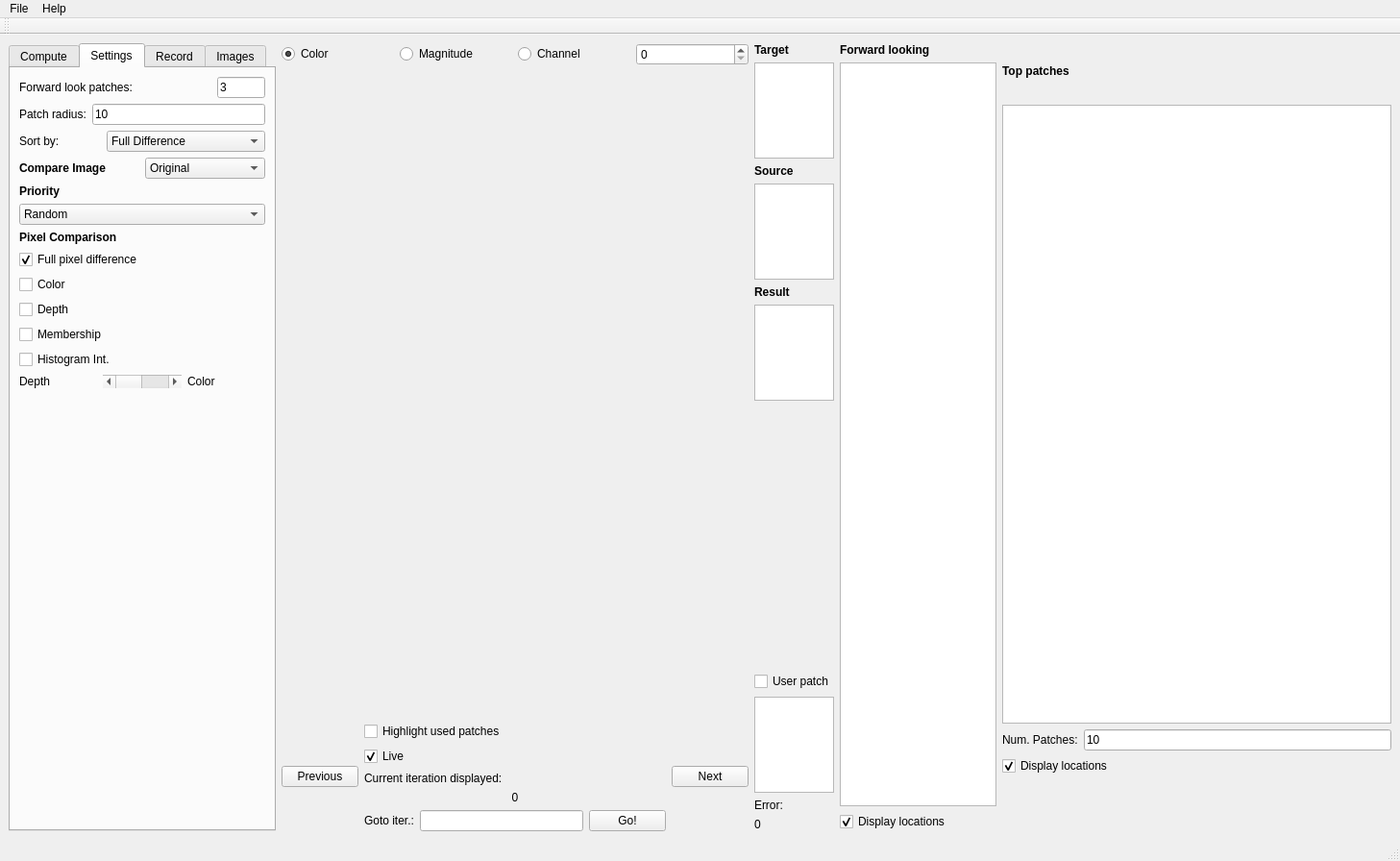
<?xml version="1.0" encoding="UTF-8"?>
<ui version="4.0">
 <class>PatchBasedInpaintingWidget</class>
 <widget class="QMainWindow" name="PatchBasedInpaintingWidget">
  <property name="geometry">
   <rect>
    <x>0</x>
    <y>0</y>
    <width>1457</width>
    <height>896</height>
   </rect>
  </property>
  <property name="sizePolicy">
   <sizepolicy hsizetype="Expanding" vsizetype="Expanding">
    <horstretch>0</horstretch>
    <verstretch>0</verstretch>
   </sizepolicy>
  </property>
  <property name="windowTitle">
   <string>Patch Based Inpainting</string>
  </property>
  <widget class="QWidget" name="centralwidget">
   <property name="sizePolicy">
    <sizepolicy hsizetype="Expanding" vsizetype="Expanding">
     <horstretch>0</horstretch>
     <verstretch>0</verstretch>
    </sizepolicy>
   </property>
   <layout class="QGridLayout" name="gridLayout">
    <item row="0" column="0">
     <layout class="QHBoxLayout" name="horizontalLayout" stretch="0,0,6,1,2,5">
      <item>
       <layout class="QVBoxLayout" name="verticalLayout"/>
      </item>
      <item>
       <widget class="QTabWidget" name="tabWidget">
        <property name="currentIndex">
         <number>1</number>
        </property>
        <widget class="QWidget" name="tabCompute">
         <attribute name="title">
          <string>Compute</string>
         </attribute>
         <layout class="QVBoxLayout" name="verticalLayout_9">
          <item>
           <layout class="QHBoxLayout" name="horizontalLayout_13">
            <item>
             <layout class="QVBoxLayout" name="verticalLayout_14">
              <item>
               <widget class="QPushButton" name="btnInitialize">
                <property name="text">
                 <string>Initialize</string>
                </property>
               </widget>
              </item>
              <item>
               <widget class="QPushButton" name="btnReset">
                <property name="enabled">
                 <bool>false</bool>
                </property>
                <property name="text">
                 <string>Reset</string>
                </property>
               </widget>
              </item>
             </layout>
            </item>
            <item>
             <layout class="QVBoxLayout" name="verticalLayout_13">
              <item>
               <widget class="QPushButton" name="btnStep">
                <property name="enabled">
                 <bool>false</bool>
                </property>
                <property name="text">
                 <string>Step</string>
                </property>
               </widget>
              </item>
              <item>
               <widget class="QPushButton" name="btnInpaint">
                <property name="enabled">
                 <bool>false</bool>
                </property>
                <property name="text">
                 <string>Inpaint</string>
                </property>
               </widget>
              </item>
             </layout>
            </item>
           </layout>
          </item>
          <item>
           <widget class="QProgressBar" name="progressBar">
            <property name="value">
             <number>24</number>
            </property>
           </widget>
          </item>
          <item>
           <widget class="QPushButton" name="btnStop">
            <property name="enabled">
             <bool>false</bool>
            </property>
            <property name="text">
             <string>Stop</string>
            </property>
           </widget>
          </item>
          <item>
           <layout class="QVBoxLayout" name="verticalLayout_5">
            <item>
             <widget class="QLabel" name="label_7">
              <property name="font">
               <font>
                <weight>75</weight>
                <bold>true</bold>
               </font>
              </property>
              <property name="text">
               <string>Display</string>
              </property>
             </widget>
            </item>
            <item>
             <widget class="QListView" name="listViewDisplay">
              <property name="enabled">
               <bool>false</bool>
              </property>
             </widget>
            </item>
           </layout>
          </item>
          <item>
           <spacer name="verticalSpacer_2">
            <property name="orientation">
             <enum>Qt::Vertical</enum>
            </property>
            <property name="sizeHint" stdset="0">
             <size>
              <width>20</width>
              <height>40</height>
             </size>
            </property>
           </spacer>
          </item>
         </layout>
        </widget>
        <widget class="QWidget" name="tabSettings">
         <attribute name="title">
          <string>Settings</string>
         </attribute>
         <layout class="QVBoxLayout" name="verticalLayout_10">
          <item>
           <layout class="QHBoxLayout" name="horizontalLayout_8">
            <item>
             <widget class="QLabel" name="label_5">
              <property name="text">
               <string>Forward look patches:</string>
              </property>
             </widget>
            </item>
            <item>
             <spacer name="horizontalSpacer">
              <property name="orientation">
               <enum>Qt::Horizontal</enum>
              </property>
              <property name="sizeHint" stdset="0">
               <size>
                <width>40</width>
                <height>20</height>
               </size>
              </property>
             </spacer>
            </item>
            <item>
             <widget class="QLineEdit" name="txtNumberOfForwardLook">
              <property name="sizePolicy">
               <sizepolicy hsizetype="Fixed" vsizetype="Fixed">
                <horstretch>0</horstretch>
                <verstretch>0</verstretch>
               </sizepolicy>
              </property>
              <property name="maximumSize">
               <size>
                <width>50</width>
                <height>16777215</height>
               </size>
              </property>
              <property name="text">
               <string>3</string>
              </property>
             </widget>
            </item>
           </layout>
          </item>
          <item>
           <layout class="QHBoxLayout" name="horizontalLayout_11">
            <item>
             <widget class="QLabel" name="label_6">
              <property name="text">
               <string>Patch radius:</string>
              </property>
             </widget>
            </item>
            <item>
             <widget class="QLineEdit" name="txtPatchRadius">
              <property name="text">
               <string>10</string>
              </property>
             </widget>
            </item>
           </layout>
          </item>
          <item>
           <layout class="QHBoxLayout" name="horizontalLayout_2">
            <item>
             <widget class="QLabel" name="label_13">
              <property name="font">
               <font>
                <weight>50</weight>
                <bold>false</bold>
               </font>
              </property>
              <property name="text">
               <string>Sort by:</string>
              </property>
             </widget>
            </item>
            <item>
             <widget class="QComboBox" name="cmbSortBy">
              <item>
               <property name="text">
                <string>Full Difference</string>
               </property>
              </item>
              <item>
               <property name="text">
                <string>Color Difference</string>
               </property>
              </item>
              <item>
               <property name="text">
                <string>Membership Difference</string>
               </property>
              </item>
              <item>
               <property name="text">
                <string>Histogram Intersection</string>
               </property>
              </item>
              <item>
               <property name="text">
                <string>Depth Difference</string>
               </property>
              </item>
              <item>
               <property name="text">
                <string>Depth + Color Difference</string>
               </property>
              </item>
             </widget>
            </item>
           </layout>
          </item>
          <item>
           <layout class="QHBoxLayout" name="horizontalLayout_12">
            <item>
             <widget class="QLabel" name="label_12">
              <property name="font">
               <font>
                <weight>75</weight>
                <bold>true</bold>
               </font>
              </property>
              <property name="text">
               <string>Compare Image</string>
              </property>
             </widget>
            </item>
            <item>
             <widget class="QComboBox" name="cmbCompareImage">
              <item>
               <property name="text">
                <string>Original</string>
               </property>
              </item>
             </widget>
            </item>
           </layout>
          </item>
          <item>
           <layout class="QVBoxLayout" name="verticalLayoutPriority">
            <item>
             <widget class="QLabel" name="label_20">
              <property name="font">
               <font>
                <weight>75</weight>
                <bold>true</bold>
               </font>
              </property>
              <property name="text">
               <string>Priority</string>
              </property>
             </widget>
            </item>
            <item>
             <widget class="QComboBox" name="cmbPriority">
              <item>
               <property name="text">
                <string>Random</string>
               </property>
              </item>
              <item>
               <property name="text">
                <string>Manual</string>
               </property>
              </item>
              <item>
               <property name="text">
                <string>OnionPeel</string>
               </property>
              </item>
              <item>
               <property name="text">
                <string>Depth</string>
               </property>
              </item>
              <item>
               <property name="text">
                <string>Criminisi</string>
               </property>
              </item>
             </widget>
            </item>
           </layout>
          </item>
          <item>
           <layout class="QVBoxLayout" name="verticalLayout_15">
            <item>
             <widget class="QLabel" name="label_16">
              <property name="font">
               <font>
                <weight>75</weight>
                <bold>true</bold>
               </font>
              </property>
              <property name="text">
               <string>Pixel Comparison</string>
              </property>
             </widget>
            </item>
            <item>
             <widget class="QCheckBox" name="chkCompareFull">
              <property name="text">
               <string>Full pixel difference</string>
              </property>
              <property name="checked">
               <bool>true</bool>
              </property>
             </widget>
            </item>
            <item>
             <widget class="QCheckBox" name="chkCompareColor">
              <property name="text">
               <string>Color</string>
              </property>
              <property name="checked">
               <bool>false</bool>
              </property>
             </widget>
            </item>
            <item>
             <widget class="QCheckBox" name="chkCompareDepth">
              <property name="text">
               <string>Depth</string>
              </property>
              <property name="checked">
               <bool>false</bool>
              </property>
             </widget>
            </item>
            <item>
             <widget class="QCheckBox" name="chkCompareMembership">
              <property name="text">
               <string>Membership</string>
              </property>
              <property name="checked">
               <bool>false</bool>
              </property>
             </widget>
            </item>
            <item>
             <widget class="QCheckBox" name="chkCompareHistogramIntersection">
              <property name="text">
               <string>Histogram Int.</string>
              </property>
              <property name="checked">
               <bool>false</bool>
              </property>
             </widget>
            </item>
            <item>
             <layout class="QHBoxLayout" name="horizontalLayout_16">
              <item>
               <widget class="QLabel" name="label_18">
                <property name="text">
                 <string>Depth</string>
                </property>
               </widget>
              </item>
              <item>
               <widget class="QScrollBar" name="sldDepthColorLambda">
                <property name="orientation">
                 <enum>Qt::Horizontal</enum>
                </property>
               </widget>
              </item>
              <item>
               <widget class="QLabel" name="label_17">
                <property name="text">
                 <string>Color</string>
                </property>
               </widget>
              </item>
             </layout>
            </item>
           </layout>
          </item>
          <item>
           <spacer name="verticalSpacer_3">
            <property name="orientation">
             <enum>Qt::Vertical</enum>
            </property>
            <property name="sizeHint" stdset="0">
             <size>
              <width>20</width>
              <height>40</height>
             </size>
            </property>
           </spacer>
          </item>
         </layout>
        </widget>
        <widget class="QWidget" name="tabRecord">
         <attribute name="title">
          <string>Record</string>
         </attribute>
         <layout class="QVBoxLayout" name="verticalLayout_12">
          <item>
           <layout class="QHBoxLayout" name="horizontalLayout_6">
            <item>
             <widget class="QLabel" name="lblNumberOfTopPatchesToSave">
              <property name="text">
               <string>TopPatches saved:</string>
              </property>
             </widget>
            </item>
            <item>
             <widget class="QLineEdit" name="txtNumberOfTopPatchesToSave">
              <property name="text">
               <string>1000</string>
              </property>
             </widget>
            </item>
           </layout>
          </item>
          <item>
           <widget class="QCheckBox" name="chkDebugMessages">
            <property name="text">
             <string>Debug Messages</string>
            </property>
           </widget>
          </item>
          <item>
           <widget class="QCheckBox" name="chkRecordSteps">
            <property name="text">
             <string>Record steps</string>
            </property>
            <property name="checked">
             <bool>true</bool>
            </property>
           </widget>
          </item>
          <item>
           <widget class="QCheckBox" name="chkDebugImages">
            <property name="text">
             <string>Debug Images</string>
            </property>
            <property name="checked">
             <bool>true</bool>
            </property>
           </widget>
          </item>
          <item>
           <layout class="QVBoxLayout" name="verticalLayout_4">
            <item>
             <widget class="QLabel" name="label_21">
              <property name="font">
               <font>
                <weight>75</weight>
                <bold>true</bold>
               </font>
              </property>
              <property name="text">
               <string>Save</string>
              </property>
             </widget>
            </item>
            <item>
             <widget class="QListView" name="listViewSave"/>
            </item>
           </layout>
          </item>
          <item>
           <spacer name="verticalSpacer_6">
            <property name="orientation">
             <enum>Qt::Vertical</enum>
            </property>
            <property name="sizeHint" stdset="0">
             <size>
              <width>20</width>
              <height>40</height>
             </size>
            </property>
           </spacer>
          </item>
         </layout>
        </widget>
        <widget class="QWidget" name="tabImages">
         <attribute name="title">
          <string>Images</string>
         </attribute>
         <layout class="QVBoxLayout" name="verticalLayout_11">
          <item>
           <widget class="QTableView" name="tableViewImages"/>
          </item>
          <item>
           <spacer name="verticalSpacer_5">
            <property name="orientation">
             <enum>Qt::Vertical</enum>
            </property>
            <property name="sizeHint" stdset="0">
             <size>
              <width>20</width>
              <height>40</height>
             </size>
            </property>
           </spacer>
          </item>
         </layout>
        </widget>
       </widget>
      </item>
      <item>
       <layout class="QVBoxLayout" name="verticalLayout_2" stretch="0,9,1">
        <property name="sizeConstraint">
         <enum>QLayout::SetNoConstraint</enum>
        </property>
        <item>
         <layout class="QHBoxLayout" name="horizontalLayout_10">
          <item>
           <widget class="QRadioButton" name="radDisplayColorImage">
            <property name="text">
             <string>Color</string>
            </property>
            <property name="checked">
             <bool>true</bool>
            </property>
           </widget>
          </item>
          <item>
           <widget class="QRadioButton" name="radDisplayMagnitudeImage">
            <property name="text">
             <string>Magnitude</string>
            </property>
           </widget>
          </item>
          <item>
           <widget class="QRadioButton" name="radDisplayChannel">
            <property name="text">
             <string>Channel</string>
            </property>
           </widget>
          </item>
          <item>
           <widget class="QSpinBox" name="spinChannelToDisplay"/>
          </item>
         </layout>
        </item>
        <item>
         <widget class="QVTKWidget" name="qvtkWidget"/>
        </item>
        <item>
         <layout class="QHBoxLayout" name="horizontalLayout_3">
          <item>
           <widget class="QPushButton" name="btnDisplayPreviousStep">
            <property name="text">
             <string>Previous</string>
            </property>
           </widget>
          </item>
          <item>
           <layout class="QVBoxLayout" name="verticalLayout_3">
            <item>
             <widget class="QCheckBox" name="chkHighlightUsedPatches">
              <property name="text">
               <string>Highlight used patches</string>
              </property>
             </widget>
            </item>
            <item>
             <widget class="QCheckBox" name="chkLive">
              <property name="text">
               <string>Live</string>
              </property>
              <property name="checked">
               <bool>true</bool>
              </property>
             </widget>
            </item>
            <item>
             <widget class="QLabel" name="label_2">
              <property name="text">
               <string>Current iteration displayed:</string>
              </property>
             </widget>
            </item>
            <item>
             <widget class="QLabel" name="lblCurrentIteration">
              <property name="text">
               <string>0</string>
              </property>
              <property name="alignment">
               <set>Qt::AlignCenter</set>
              </property>
             </widget>
            </item>
            <item>
             <layout class="QHBoxLayout" name="horizontalLayout_9">
              <item>
               <widget class="QLabel" name="label_14">
                <property name="text">
                 <string>Goto iter.:</string>
                </property>
               </widget>
              </item>
              <item>
               <widget class="QLineEdit" name="txtGoToIteration"/>
              </item>
              <item>
               <widget class="QPushButton" name="btnGoToIteration">
                <property name="text">
                 <string>Go!</string>
                </property>
               </widget>
              </item>
             </layout>
            </item>
           </layout>
          </item>
          <item>
           <widget class="QPushButton" name="btnDisplayNextStep">
            <property name="text">
             <string>Next</string>
            </property>
           </widget>
          </item>
         </layout>
        </item>
       </layout>
      </item>
      <item>
       <layout class="QVBoxLayout" name="verticalLayout_6">
        <item>
         <layout class="QHBoxLayout" name="horizontalLayout_4">
          <item>
           <widget class="QLabel" name="label_4">
            <property name="font">
             <font>
              <weight>75</weight>
              <bold>true</bold>
             </font>
            </property>
            <property name="text">
             <string>Target</string>
            </property>
           </widget>
          </item>
         </layout>
        </item>
        <item>
         <widget class="QGraphicsView" name="gfxTarget">
          <property name="enabled">
           <bool>true</bool>
          </property>
          <property name="maximumSize">
           <size>
            <width>100</width>
            <height>100</height>
           </size>
          </property>
          <property name="baseSize">
           <size>
            <width>50</width>
            <height>50</height>
           </size>
          </property>
          <property name="verticalScrollBarPolicy">
           <enum>Qt::ScrollBarAlwaysOff</enum>
          </property>
          <property name="horizontalScrollBarPolicy">
           <enum>Qt::ScrollBarAlwaysOff</enum>
          </property>
          <property name="backgroundBrush">
           <brush brushstyle="NoBrush">
            <color alpha="255">
             <red>0</red>
             <green>0</green>
             <blue>0</blue>
            </color>
           </brush>
          </property>
         </widget>
        </item>
        <item>
         <layout class="QHBoxLayout" name="horizontalLayout_5">
          <item>
           <widget class="QLabel" name="label_3">
            <property name="font">
             <font>
              <weight>75</weight>
              <bold>true</bold>
             </font>
            </property>
            <property name="text">
             <string>Source</string>
            </property>
           </widget>
          </item>
         </layout>
        </item>
        <item>
         <widget class="QGraphicsView" name="gfxSource">
          <property name="maximumSize">
           <size>
            <width>100</width>
            <height>100</height>
           </size>
          </property>
          <property name="baseSize">
           <size>
            <width>50</width>
            <height>50</height>
           </size>
          </property>
          <property name="verticalScrollBarPolicy">
           <enum>Qt::ScrollBarAlwaysOff</enum>
          </property>
          <property name="horizontalScrollBarPolicy">
           <enum>Qt::ScrollBarAlwaysOff</enum>
          </property>
          <property name="backgroundBrush">
           <brush brushstyle="NoBrush">
            <color alpha="255">
             <red>0</red>
             <green>0</green>
             <blue>0</blue>
            </color>
           </brush>
          </property>
         </widget>
        </item>
        <item>
         <widget class="QLabel" name="label_11">
          <property name="font">
           <font>
            <weight>75</weight>
            <bold>true</bold>
           </font>
          </property>
          <property name="text">
           <string>Result</string>
          </property>
         </widget>
        </item>
        <item>
         <widget class="QGraphicsView" name="gfxResult">
          <property name="maximumSize">
           <size>
            <width>100</width>
            <height>100</height>
           </size>
          </property>
          <property name="backgroundBrush">
           <brush brushstyle="NoBrush">
            <color alpha="255">
             <red>0</red>
             <green>0</green>
             <blue>0</blue>
            </color>
           </brush>
          </property>
         </widget>
        </item>
        <item>
         <spacer name="verticalSpacer">
          <property name="orientation">
           <enum>Qt::Vertical</enum>
          </property>
          <property name="sizeHint" stdset="0">
           <size>
            <width>20</width>
            <height>40</height>
           </size>
          </property>
         </spacer>
        </item>
        <item>
         <widget class="QCheckBox" name="chkDisplayUserPatch">
          <property name="text">
           <string>User patch</string>
          </property>
         </widget>
        </item>
        <item>
         <widget class="QGraphicsView" name="gfxUserPatch">
          <property name="maximumSize">
           <size>
            <width>100</width>
            <height>100</height>
           </size>
          </property>
         </widget>
        </item>
        <item>
         <widget class="QLabel" name="label_15">
          <property name="text">
           <string>Error:</string>
          </property>
         </widget>
        </item>
        <item>
         <widget class="QLabel" name="lblUserPatchError">
          <property name="text">
           <string>0</string>
          </property>
         </widget>
        </item>
       </layout>
      </item>
      <item>
       <layout class="QVBoxLayout" name="verticalLayout_7">
        <item>
         <widget class="QLabel" name="label_8">
          <property name="font">
           <font>
            <weight>75</weight>
            <bold>true</bold>
           </font>
          </property>
          <property name="text">
           <string>Forward looking</string>
          </property>
         </widget>
        </item>
        <item>
         <widget class="QTableView" name="ForwardLookTableView">
          <property name="selectionBehavior">
           <enum>QAbstractItemView::SelectRows</enum>
          </property>
         </widget>
        </item>
        <item>
         <widget class="QCheckBox" name="chkDisplayForwardLookPatchLocations">
          <property name="text">
           <string>Display locations</string>
          </property>
          <property name="checked">
           <bool>true</bool>
          </property>
         </widget>
        </item>
       </layout>
      </item>
      <item>
       <layout class="QVBoxLayout" name="verticalLayout_8" stretch="1,11,0,1,1">
        <item>
         <widget class="QLabel" name="label_9">
          <property name="font">
           <font>
            <weight>75</weight>
            <bold>true</bold>
           </font>
          </property>
          <property name="text">
           <string>Top patches</string>
          </property>
         </widget>
        </item>
        <item>
         <widget class="QTableView" name="TopPatchesTableView">
          <property name="sizePolicy">
           <sizepolicy hsizetype="Expanding" vsizetype="Expanding">
            <horstretch>0</horstretch>
            <verstretch>0</verstretch>
           </sizepolicy>
          </property>
          <property name="selectionBehavior">
           <enum>QAbstractItemView::SelectRows</enum>
          </property>
          <attribute name="horizontalHeaderStretchLastSection">
           <bool>true</bool>
          </attribute>
         </widget>
        </item>
        <item>
         <layout class="QHBoxLayout" name="horizontalLayout_7">
          <item>
           <widget class="QLabel" name="label_10">
            <property name="text">
             <string>Num. Patches:</string>
            </property>
           </widget>
          </item>
          <item>
           <widget class="QLineEdit" name="txtNumberOfTopPatchesToDisplay">
            <property name="text">
             <string>10</string>
            </property>
           </widget>
          </item>
         </layout>
        </item>
        <item>
         <widget class="QCheckBox" name="chkDisplaySourcePatchLocations">
          <property name="text">
           <string>Display locations</string>
          </property>
          <property name="checked">
           <bool>true</bool>
          </property>
         </widget>
        </item>
        <item>
         <spacer name="verticalSpacer_4">
          <property name="orientation">
           <enum>Qt::Vertical</enum>
          </property>
          <property name="sizeHint" stdset="0">
           <size>
            <width>20</width>
            <height>40</height>
           </size>
          </property>
         </spacer>
        </item>
       </layout>
      </item>
     </layout>
    </item>
   </layout>
  </widget>
  <widget class="QMenuBar" name="menubar">
   <property name="geometry">
    <rect>
     <x>0</x>
     <y>0</y>
     <width>1457</width>
     <height>20</height>
    </rect>
   </property>
   <widget class="QMenu" name="menuLeft_Pane">
    <property name="title">
     <string>File</string>
    </property>
    <addaction name="actionOpen"/>
    <addaction name="actionFlipImageVertically"/>
    <addaction name="actionFlipImageHorizontally"/>
    <addaction name="actionSaveResult"/>
    <addaction name="actionQuit"/>
   </widget>
   <widget class="QMenu" name="menuHelp">
    <property name="title">
     <string>Help</string>
    </property>
    <addaction name="actionHelp"/>
   </widget>
   <addaction name="menuLeft_Pane"/>
   <addaction name="menuHelp"/>
  </widget>
  <widget class="QStatusBar" name="statusbar"/>
  <widget class="QToolBar" name="toolBar">
   <property name="windowTitle">
    <string>toolBar</string>
   </property>
   <attribute name="toolBarArea">
    <enum>TopToolBarArea</enum>
   </attribute>
   <attribute name="toolBarBreak">
    <bool>false</bool>
   </attribute>
  </widget>
  <action name="actionOpen">
   <property name="text">
    <string>Open</string>
   </property>
  </action>
  <action name="actionSavePointsLeft">
   <property name="text">
    <string>Save Points</string>
   </property>
  </action>
  <action name="actionSavePointsRight">
   <property name="text">
    <string>Save Points</string>
   </property>
  </action>
  <action name="actionOpenImageRight">
   <property name="text">
    <string>Open Image</string>
   </property>
  </action>
  <action name="actionLoadPointsLeft">
   <property name="text">
    <string>Load Points</string>
   </property>
  </action>
  <action name="actionLoadPointsRight">
   <property name="text">
    <string>Load Points</string>
   </property>
  </action>
  <action name="actionHelp">
   <property name="text">
    <string>Help</string>
   </property>
  </action>
  <action name="actionQuit">
   <property name="text">
    <string>Quit</string>
   </property>
  </action>
  <action name="actionOpenPointCloudLeft">
   <property name="text">
    <string>Open PointCloud</string>
   </property>
  </action>
  <action name="actionOpenPointCloudRight">
   <property name="text">
    <string>Open PointCloud</string>
   </property>
  </action>
  <action name="actionFlipImageVertically">
   <property name="text">
    <string>Flip Image Vertically</string>
   </property>
  </action>
  <action name="actionFlipRightImage">
   <property name="text">
    <string>Flip Right Image</string>
   </property>
  </action>
  <action name="actionSaveResult">
   <property name="text">
    <string>Save Result</string>
   </property>
  </action>
  <action name="actionOpenMask">
   <property name="text">
    <string>Open Mask</string>
   </property>
  </action>
  <action name="actionOpenMaskInverted">
   <property name="text">
    <string>Open Mask Inverted</string>
   </property>
  </action>
  <action name="actionFlipImageHorizontally">
   <property name="text">
    <string>Flip Image Horizontally</string>
   </property>
  </action>
 </widget>
 <customwidgets>
  <customwidget>
   <class>QVTKWidget</class>
   <extends>QWidget</extends>
   <header>QVTKWidget.h</header>
  </customwidget>
 </customwidgets>
 <resources/>
 <connections/>
</ui>
